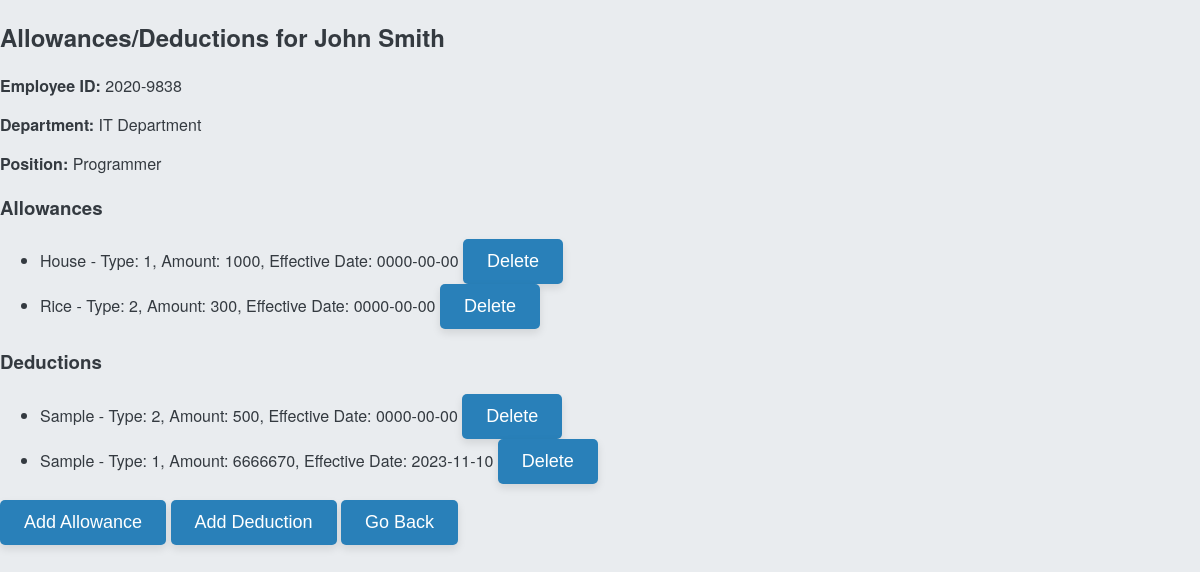
Page /view_allowances_deductions.php?employee_no=2020-9838 on the committed database.
### tables this page shows
CREATE TABLE `employee` (
  `id` int(20) NOT NULL,
  `employee_no` varchar(100) NOT NULL,
  `firstname` varchar(50) NOT NULL,
  `middlename` varchar(20) NOT NULL,
  `lastname` varchar(50) NOT NULL,
  `department_id` int(30) NOT NULL,
  `position_id` int(30) NOT NULL,
  `salary` double NOT NULL
);

CREATE TABLE `department` (
  `id` int(30) NOT NULL,
  `name` text NOT NULL
);

CREATE TABLE `position` (
  `id` int(30) NOT NULL,
  `department_id` int(30) NOT NULL,
  `name` text NOT NULL
);

CREATE TABLE `employee_allowances` (
  `id` int(30) NOT NULL,
  `employee_id` int(30) NOT NULL,
  `allowance_id` int(30) NOT NULL,
  `type` tinyint(1) NOT NULL COMMENT '1 = Monthly, 2= Semi-Montly, 3 = once',
  `amount` float NOT NULL,
  `effective_date` date NOT NULL,
  `date_created` datetime NOT NULL DEFAULT current_timestamp()
);

CREATE TABLE `allowances` (
  `id` int(30) NOT NULL,
  `allowance` text NOT NULL,
  `description` text NOT NULL
);

CREATE TABLE `employee_deductions` (
  `id` int(30) NOT NULL,
  `employee_id` int(30) NOT NULL,
  `deduction_id` int(30) NOT NULL,
  `type` tinyint(1) NOT NULL COMMENT '1 = Monthly, 2= Semi-Montly, 3 = once',
  `amount` float NOT NULL,
  `effective_date` date NOT NULL,
  `date_created` datetime NOT NULL DEFAULT current_timestamp()
);

CREATE TABLE `deductions` (
  `id` int(30) NOT NULL,
  `deduction` text NOT NULL,
  `description` text NOT NULL
);

### view_allowances_deductions.php (the view, shortened to what this page needs)
<!DOCTYPE html>
<html lang="en">
<head>
    <link rel="stylesheet" href="css/styles.css">
    <link rel="stylesheet" href="css/attendance.css">
</head>
<body>
    <?php
    $servername = "localhost";
    $username = "admin";
    $password = "123";
    $database = "payroll";
    $conn = new mysqli($servername, $username, $password, $database);
    $employee = $_GET['employee_no'];
    $sqlEmployee = "SELECT e.*, d.name AS department_name, p.name AS position_name
                    FROM employee e
                    LEFT JOIN department d ON e.department_id = d.id
                    LEFT JOIN position p ON e.position_id = p.id
                    WHERE e.employee_no = '$employee'";
    $resultEmployee = $conn->query($sqlEmployee);
    if ($resultEmployee->num_rows > 0) {
        $employee = $resultEmployee->fetch_assoc();
    ?>
        <h2>Allowances/Deductions for
            <?php echo $employee['firstname'] . ' ' . $employee['lastname']; ?>
        </h2>
        <p><strong>Employee ID:</strong>
            <?php echo $employee['employee_no']; ?>
        </p>
        <p><strong>Department:</strong>
            <?php echo $employee['department_name']; ?>
        </p>
        <p><strong>Position:</strong>
            <?php echo $employee['position_name']; ?>
        </p>
        <h3>Allowances</h3>
        <?php
        $sqlAllowances = "SELECT ea.*, a.allowance
                        FROM employee_allowances ea
                        JOIN allowances a ON ea.allowance_id = a.id
                        WHERE ea.employee_id = " . $employee['id'];
        $resultAllowances = $conn->query($sqlAllowances);
        if ($resultAllowances->num_rows > 0) {
            echo "<ul>";
            while ($rowAllowance = $resultAllowances->fetch_assoc()) {
                echo "<li>{$rowAllowance['allowance']} - Type: {$rowAllowance['type']}, Amount: {$rowAllowance['amount']}, Effective Date: {$rowAllowance['effective_date']}
                      <button onclick=\"deleteAllowance({$rowAllowance['id']})\">Delete</button></li>";
            }
            echo "</ul>";
        } else {
            echo "No allowances found.";
        }
        ?>
        <h3>Deductions</h3>
        <?php
        $sqlDeductions = "SELECT ed.*, d.deduction
                        FROM employee_deductions ed
                        JOIN deductions d ON ed.deduction_id = d.id
                        WHERE ed.employee_id = " . $employee['id'];
        $resultDeductions = $conn->query($sqlDeductions);
        if ($resultDeductions->num_rows > 0) {
            echo "<ul>";
            while ($rowDeduction = $resultDeductions->fetch_assoc()) {
                echo "<li>{$rowDeduction['deduction']} - Type: {$rowDeduction['type']}, Amount: {$rowDeduction['amount']}, Effective Date: {$rowDeduction['effective_date']}
                      <button onclick=\"deleteDeduction({$rowDeduction['id']})\">Delete</button></li>";
            }
            echo "</ul>";
        } else {
            echo "No deductions found.";
        }
        ?>
        <button onclick="addAllowance('<?php echo $employee['employee_no']; ?>')">Add Allowance</button>
        <button onclick="addDeduction('<?php echo $employee['employee_no']; ?>')">Add Deduction</button>
        <button onclick="goBack()">Go Back</button>
    <?php
    } else {
        echo "Employee not found.";
    }
    ?>
</body>
</html>

### css/styles.css (style rules this page uses)
button { background-color: #2980b9; color: white; padding: 12px 24px; border: none; border-radius: 5px; cursor: pointer; font-size: 18px; transition: background-color 0.3s ease, transform 0.3s ease; box-shadow: 0 4px 8px rgba(0, 0, 0, 0.1); }
body { font-family: 'Segoe UI', Tahoma, Geneva, Verdana, sans-serif; background-color: #ecf0f1; margin: 0; padding: 0; color: #2c3e50; }
button { background-color: #2980b9; color: white; padding: 12px 24px; border: none; border-radius: 5px; cursor: pointer; font-size: 18px; transition: background-color 0.3s ease, transform 0.3s ease; }

### css/attendance.css (style rules this page uses)
body { font-family: 'Helvetica Neue', Arial, sans-serif; background-color: #e9ecef; margin: 0; padding: 0; color: #343a40; }

### rows in the picture
employee: firstname "John", lastname "Smith", employee_no "2020-9838", department.name "IT Department", position.name "Programmer"
employee_allowances: allowance.allowance "House", type "1", amount "1000", effective_date "0000-00-00"
employee_allowances: allowance.allowance "Rice", type "2", amount "300", effective_date "0000-00-00"
employee_deductions: deduction.deduction "Sample", type "2", amount "500", effective_date "0000-00-00"
employee_deductions: deduction.deduction "Sample", type "1", amount "6666670", effective_date "2023-11-10"
